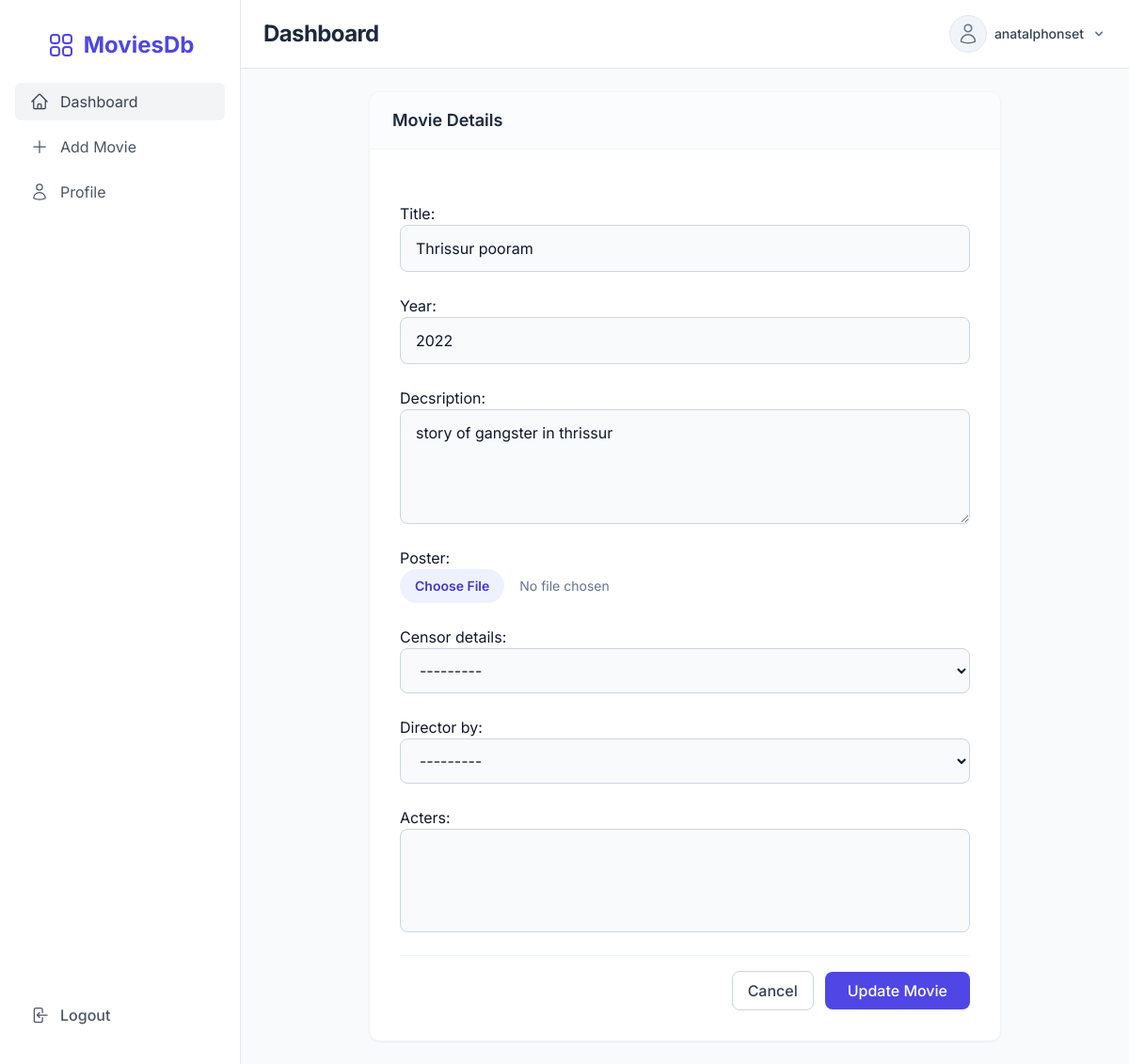
Page /edit/2 (signed in) on the committed database.
### movies/models.py (models this page shows, shortened)
class MovieInfo(models.Model):
    title = models.CharField(max_length=100)
    year = models.IntegerField(null=True)
    decsription = models.TextField()
    poster = models.ImageField(upload_to='images/', null=True)
    censor_details = models.OneToOneField(CensorInfo, on_delete=models.SET_NULL, related_name='movie', null=True)
    director_by= models.ForeignKey(Director,null=True, on_delete=models.CASCADE, related_name='directed_movie')
    acters= models.ManyToManyField(Actor, related_name='acted_movies')

### movies/views.py (the view)
# urls.py: path('edit/<pk>', views.edit,name='edit'),
@login_required
def edit(request,pk):
    instance_to_edit = MovieInfo.objects.get(pk=pk)
    if request.POST:
        frm = MovieForm(request.POST,instance=instance_to_edit)
        if frm.is_valid():
            frm.save()
    else:
        recent_visits=request.session.get('recent_visits',[])
        recent_visits.insert(0,pk)
        request.session['recent_visits']=recent_visits
        frm = MovieForm(instance=instance_to_edit)
    return render(request,'create.html',{'form':frm})

### templates/create.html (shortened to what this page needs)
{% extends 'base.html' %}
{% load static %}
{% block content %}
<div class="max-w-2xl mx-auto animate-slide-up">
    <div class="bg-white rounded-xl shadow-sm border border-slate-100 overflow-hidden">
        <div class="px-6 py-4 border-b border-slate-100 bg-slate-50/50 flex justify-between items-center">
            <h2 class="text-lg font-semibold text-slate-800">Movie Details</h2>
        </div>
        <div class="p-6 md:p-8">
            <form method="post" enctype="multipart/form-data" class="space-y-6">
                {{ form.as_p }}
                <div class="pt-4 flex items-center justify-end space-x-3 border-t border-slate-100 mt-6">
                    <a href="{% url 'list' %}"
                        class="px-4 py-2 border border-slate-300 rounded-lg text-slate-700 hover:bg-slate-50 font-medium transition-colors">
                        Cancel
                    </a>
                    <button type="submit"
                        class="px-6 py-2 bg-indigo-600 hover:bg-indigo-700 text-white rounded-lg font-medium shadow-sm transition-transform transform active:scale-95 focus:outline-none focus:ring-2 focus:ring-offset-2 focus:ring-indigo-500">
                        {% if form.instance.pk %}Update Movie{% else %}Create Movie{% endif %}
                    </button>
                </div>
            </form>
        </div>
    </div>
</div>
{% endblock content %}

### templates/partials/header.html (shortened to what this page needs)
<header class="flex items-center justify-between px-6 py-4 bg-white border-b border-slate-200">
    <div class="flex items-center">
        <div class="relative mx-4 lg:mx-0">
            <h1 class="text-2xl font-bold text-slate-800 tracking-tight">
                {% block header_title %}Dashboard{% endblock %}
            </h1>
        </div>
    </div>
    <div class="flex items-center space-x-4">
        <div class="relative" x-data="{ open: false }">
            <button @click="open = !open" class="flex items-center space-x-2 relative focus:outline-none">
                <div
                    class="w-10 h-10 overflow-hidden bg-slate-100 rounded-full flex items-center justify-center border border-slate-200">
                </div>
                <span class="text-sm font-medium text-slate-700">{{ user.username|default:"Guest" }}</span>
                <svg class="w-4 h-4 text-slate-500 hidden md:block" viewBox="0 0 20 20" fill="currentColor">
                    <path fill-rule="evenodd"
                        d="M5.293 7.293a1 1 0 011.414 0L10 10.586l3.293-3.293a1 1 0 111.414 1.414l-4 4a1 1 0 01-1.414 0l-4-4a1 1 0 010-1.414z"
                        clip-rule="evenodd" />
                </svg>
            </button>
        </div>
    </div>
</header>

### rows in the picture
MovieInfo: title "Thrissur pooram", year "2022", decsription "story of gangster in thrissur", censor_details "---------", director_by "---------"

### other values in the picture
{{ user.username|default:"Guest" }} "anatalphonset"
